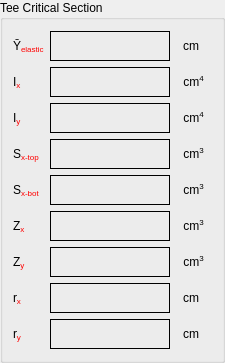
                 <widget class="QGroupBox" name="groupBox_5">
                  <property name="title">
                   <string>Tee Critical Section</string>
                  </property>
                  <property name="flat">
                   <bool>true</bool>
                  </property>
                  <layout class="QGridLayout" name="gridLayout_14">
                   <property name="leftMargin">
                    <number>10</number>
                   </property>
                   <item row="3" column="1">
                    <widget class="QLabel" name="label_78">
                     <property name="minimumSize">
                      <size>
                       <width>120</width>
                       <height>30</height>
                      </size>
                     </property>
                     <property name="maximumSize">
                      <size>
                       <width>120</width>
                       <height>30</height>
                      </size>
                     </property>
                     <property name="font">
                      <font>
                       <pointsize>12</pointsize>
                      </font>
                     </property>
                     <property name="toolTip">
                      <string/>
                     </property>
                     <property name="frameShape">
                      <enum>QFrame::Box</enum>
                     </property>
                     <property name="text">
                      <string/>
                     </property>
                     <property name="alignment">
                      <set>Qt::AlignCenter</set>
                     </property>
                    </widget>
                   </item>
                   <item row="2" column="1">
                    <widget class="QLabel" name="label_77">
                     <property name="minimumSize">
                      <size>
                       <width>120</width>
                       <height>30</height>
                      </size>
                     </property>
                     <property name="maximumSize">
                      <size>
                       <width>120</width>
                       <height>30</height>
                      </size>
                     </property>
                     <property name="font">
                      <font>
                       <pointsize>12</pointsize>
                      </font>
                     </property>
                     <property name="toolTip">
                      <string/>
                     </property>
                     <property name="frameShape">
                      <enum>QFrame::Box</enum>
                     </property>
                     <property name="text">
                      <string/>
                     </property>
                     <property name="alignment">
                      <set>Qt::AlignCenter</set>
                     </property>
                    </widget>
                   </item>
                   <item row="7" column="0">
                    <widget class="QLabel" name="label_76">
                     <property name="minimumSize">
                      <size>
                       <width>0</width>
                       <height>30</height>
                      </size>
                     </property>
                     <property name="maximumSize">
                      <size>
                       <width>150</width>
                       <height>16777215</height>
                      </size>
                     </property>
                     <property name="text">
                      <string>&lt;html&gt;&lt;head/&gt;&lt;body&gt;&lt;p&gt;r&lt;span style=&quot; color:#ff0000; vertical-align:sub;&quot;&gt;x&lt;/span&gt;&lt;/p&gt;&lt;/body&gt;&lt;/html&gt;</string>
                     </property>
                     <property name="alignment">
                      <set>Qt::AlignLeading|Qt::AlignLeft|Qt::AlignVCenter</set>
                     </property>
                    </widget>
                   </item>
                   <item row="2" column="0">
                    <widget class="QLabel" name="label_79">
                     <property name="minimumSize">
                      <size>
                       <width>0</width>
                       <height>30</height>
                      </size>
                     </property>
                     <property name="maximumSize">
                      <size>
                       <width>150</width>
                       <height>16777215</height>
                      </size>
                     </property>
                     <property name="text">
                      <string>&lt;html&gt;&lt;head/&gt;&lt;body&gt;&lt;p&gt;I&lt;span style=&quot; color:#ff0000; vertical-align:sub;&quot;&gt;y&lt;/span&gt;&lt;/p&gt;&lt;/body&gt;&lt;/html&gt;</string>
                     </property>
                     <property name="alignment">
                      <set>Qt::AlignLeading|Qt::AlignLeft|Qt::AlignVCenter</set>
                     </property>
                    </widget>
                   </item>
                   <item row="1" column="1">
                    <widget class="QLabel" name="label_81">
                     <property name="minimumSize">
                      <size>
                       <width>120</width>
                       <height>30</height>
                      </size>
                     </property>
                     <property name="maximumSize">
                      <size>
                       <width>120</width>
                       <height>30</height>
                      </size>
                     </property>
                     <property name="font">
                      <font>
                       <pointsize>12</pointsize>
                      </font>
                     </property>
                     <property name="toolTip">
                      <string/>
                     </property>
                     <property name="frameShape">
                      <enum>QFrame::Box</enum>
                     </property>
                     <property name="text">
                      <string/>
                     </property>
                     <property name="alignment">
                      <set>Qt::AlignCenter</set>
                     </property>
                    </widget>
                   </item>
                   <item row="3" column="0">
                    <widget class="QLabel" name="label_80">
                     <property name="minimumSize">
                      <size>
                       <width>0</width>
                       <height>30</height>
                      </size>
                     </property>
                     <property name="maximumSize">
                      <size>
                       <width>150</width>
                       <height>16777215</height>
                      </size>
                     </property>
                     <property name="text">
                      <string>&lt;html&gt;&lt;head/&gt;&lt;body&gt;&lt;p&gt;S&lt;span style=&quot; color:#ff0000; vertical-align:sub;&quot;&gt;x-top&lt;/span&gt;&lt;/p&gt;&lt;/body&gt;&lt;/html&gt;</string>
                     </property>
                     <property name="alignment">
                      <set>Qt::AlignLeading|Qt::AlignLeft|Qt::AlignVCenter</set>
                     </property>
                    </widget>
                   </item>
                   <item row="1" column="0">
                    <widget class="QLabel" name="label_82">
                     <property name="minimumSize">
                      <size>
                       <width>0</width>
                       <height>30</height>
                      </size>
                     </property>
                     <property name="maximumSize">
                      <size>
                       <width>150</width>
                       <height>16777215</height>
                      </size>
                     </property>
                     <property name="text">
                      <string>&lt;html&gt;&lt;head/&gt;&lt;body&gt;&lt;p&gt;I&lt;span style=&quot; color:#ff0000; vertical-align:sub;&quot;&gt;x&lt;/span&gt;&lt;/p&gt;&lt;/body&gt;&lt;/html&gt;</string>
                     </property>
                     <property name="alignment">
                      <set>Qt::AlignLeading|Qt::AlignLeft|Qt::AlignVCenter</set>
                     </property>
                    </widget>
                   </item>
                   <item row="0" column="1">
                    <widget class="QLabel" name="label_85">
                     <property name="minimumSize">
                      <size>
                       <width>120</width>
                       <height>30</height>
                      </size>
                     </property>
                     <property name="maximumSize">
                      <size>
                       <width>120</width>
                       <height>30</height>
                      </size>
                     </property>
                     <property name="font">
                      <font>
                       <pointsize>12</pointsize>
                      </font>
                     </property>
                     <property name="toolTip">
                      <string/>
                     </property>
                     <property name="frameShape">
                      <enum>QFrame::Box</enum>
                     </property>
                     <property name="text">
                      <string/>
                     </property>
                     <property name="alignment">
                      <set>Qt::AlignCenter</set>
                     </property>
                    </widget>
                   </item>
                   <item row="7" column="1">
                    <widget class="QLabel" name="label_84">
                     <property name="minimumSize">
                      <size>
                       <width>120</width>
                       <height>30</height>
                      </size>
                     </property>
                     <property name="maximumSize">
                      <size>
                       <width>120</width>
                       <height>30</height>
                      </size>
                     </property>
                     <property name="font">
                      <font>
                       <pointsize>12</pointsize>
                      </font>
                     </property>
                     <property name="toolTip">
                      <string/>
                     </property>
                     <property name="frameShape">
                      <enum>QFrame::Box</enum>
                     </property>
                     <property name="text">
                      <string/>
                     </property>
                     <property name="alignment">
                      <set>Qt::AlignCenter</set>
                     </property>
                    </widget>
                   </item>
                   <item row="0" column="0">
                    <widget class="QLabel" name="label_83">
                     <property name="minimumSize">
                      <size>
                       <width>0</width>
                       <height>30</height>
                      </size>
                     </property>
                     <property name="maximumSize">
                      <size>
                       <width>60</width>
                       <height>16777215</height>
                      </size>
                     </property>
                     <property name="text">
                      <string>&lt;html&gt;&lt;head/&gt;&lt;body&gt;&lt;p&gt;Ῡ&lt;span style=&quot; color:#ff0000; vertical-align:sub;&quot;&gt;elastic&lt;/span&gt;&lt;/p&gt;&lt;/body&gt;&lt;/html&gt;</string>
                     </property>
                     <property name="alignment">
                      <set>Qt::AlignLeading|Qt::AlignLeft|Qt::AlignVCenter</set>
                     </property>
                    </widget>
                   </item>
                   <item row="4" column="1">
                    <widget class="QLabel" name="label_89">
                     <property name="minimumSize">
                      <size>
                       <width>120</width>
                       <height>30</height>
                      </size>
                     </property>
                     <property name="maximumSize">
                      <size>
                       <width>120</width>
                       <height>30</height>
                      </size>
                     </property>
                     <property name="font">
                      <font>
                       <pointsize>12</pointsize>
                      </font>
                     </property>
                     <property name="toolTip">
                      <string/>
                     </property>
                     <property name="frameShape">
                      <enum>QFrame::Box</enum>
                     </property>
                     <property name="text">
                      <string/>
                     </property>
                     <property name="alignment">
                      <set>Qt::AlignCenter</set>
                     </property>
                    </widget>
                   </item>
                   <item row="8" column="1">
                    <widget class="QLabel" name="label_87">
                     <property name="minimumSize">
                      <size>
                       <width>120</width>
                       <height>30</height>
                      </size>
                     </property>
                     <property name="maximumSize">
                      <size>
                       <width>120</width>
                       <height>30</height>
                      </size>
                     </property>
                     <property name="font">
                      <font>
                       <pointsize>12</pointsize>
                      </font>
                     </property>
                     <property name="toolTip">
                      <string/>
                     </property>
                     <property name="frameShape">
                      <enum>QFrame::Box</enum>
                     </property>
                     <property name="text">
                      <string/>
                     </property>
                     <property name="alignment">
                      <set>Qt::AlignCenter</set>
                     </property>
                    </widget>
                   </item>
                   <item row="8" column="0">
                    <widget class="QLabel" name="label_86">
                     <property name="minimumSize">
                      <size>
                       <width>0</width>
                       <height>30</height>
                      </size>
                     </property>
                     <property name="maximumSize">
                      <size>
                       <width>150</width>
                       <height>16777215</height>
                      </size>
                     </property>
                     <property name="text">
                      <string>&lt;html&gt;&lt;head/&gt;&lt;body&gt;&lt;p&gt;r&lt;span style=&quot; color:#ff0000; vertical-align:sub;&quot;&gt;y&lt;/span&gt;&lt;/p&gt;&lt;/body&gt;&lt;/html&gt;</string>
                     </property>
                     <property name="alignment">
                      <set>Qt::AlignLeading|Qt::AlignLeft|Qt::AlignVCenter</set>
                     </property>
                    </widget>
                   </item>
                   <item row="4" column="0">
                    <widget class="QLabel" name="label_88">
                     <property name="minimumSize">
                      <size>
                       <width>0</width>
                       <height>30</height>
                      </size>
                     </property>
                     <property name="maximumSize">
                      <size>
                       <width>150</width>
                       <height>16777215</height>
                      </size>
                     </property>
                     <property name="text">
                      <string>&lt;html&gt;&lt;head/&gt;&lt;body&gt;&lt;p&gt;S&lt;span style=&quot; color:#ff0000; vertical-align:sub;&quot;&gt;x-bot&lt;/span&gt;&lt;/p&gt;&lt;/body&gt;&lt;/html&gt;</string>
                     </property>
                     <property name="alignment">
                      <set>Qt::AlignLeading|Qt::AlignLeft|Qt::AlignVCenter</set>
                     </property>
                    </widget>
                   </item>
                   <item row="5" column="1">
                    <widget class="QLabel" name="label_95">
                     <property name="minimumSize">
                      <size>
                       <width>120</width>
                       <height>30</height>
                      </size>
                     </property>
                     <property name="maximumSize">
                      <size>
                       <width>120</width>
                       <height>30</height>
                      </size>
                     </property>
                     <property name="font">
                      <font>
                       <pointsize>12</pointsize>
                      </font>
                     </property>
                     <property name="toolTip">
                      <string/>
                     </property>
                     <property name="frameShape">
                      <enum>QFrame::Box</enum>
                     </property>
                     <property name="text">
                      <string/>
                     </property>
                     <property name="alignment">
                      <set>Qt::AlignCenter</set>
                     </property>
                    </widget>
                   </item>
                   <item row="5" column="0">
                    <widget class="QLabel" name="label_94">
                     <property name="minimumSize">
                      <size>
                       <width>0</width>
                       <height>30</height>
                      </size>
                     </property>
                     <property name="maximumSize">
                      <size>
                       <width>150</width>
                       <height>16777215</height>
                      </size>
                     </property>
                     <property name="text">
                      <string>&lt;html&gt;&lt;head/&gt;&lt;body&gt;&lt;p&gt;Z&lt;span style=&quot; color:#ff0000; vertical-align:sub;&quot;&gt;x&lt;/span&gt;&lt;/p&gt;&lt;/body&gt;&lt;/html&gt;</string>
                     </property>
                     <property name="alignment">
                      <set>Qt::AlignLeading|Qt::AlignLeft|Qt::AlignVCenter</set>
                     </property>
                    </widget>
                   </item>
                   <item row="6" column="1">
                    <widget class="QLabel" name="label_97">
                     <property name="minimumSize">
                      <size>
                       <width>120</width>
                       <height>30</height>
                      </size>
                     </property>
                     <property name="maximumSize">
                      <size>
                       <width>120</width>
                       <height>30</height>
                      </size>
                     </property>
                     <property name="font">
                      <font>
                       <pointsize>12</pointsize>
                      </font>
                     </property>
                     <property name="toolTip">
                      <string/>
                     </property>
                     <property name="frameShape">
                      <enum>QFrame::Box</enum>
                     </property>
                     <property name="text">
                      <string/>
                     </property>
                     <property name="alignment">
                      <set>Qt::AlignCenter</set>
                     </property>
                    </widget>
                   </item>
                   <item row="6" column="0">
                    <widget class="QLabel" name="label_96">
                     <property name="minimumSize">
                      <size>
                       <width>0</width>
                       <height>30</height>
                      </size>
                     </property>
                     <property name="maximumSize">
                      <size>
                       <width>150</width>
                       <height>16777215</height>
                      </size>
                     </property>
                     <property name="text">
                      <string>&lt;html&gt;&lt;head/&gt;&lt;body&gt;&lt;p&gt;Z&lt;span style=&quot; color:#ff0000; vertical-align:sub;&quot;&gt;y&lt;/span&gt;&lt;/p&gt;&lt;/body&gt;&lt;/html&gt;</string>
                     </property>
                     <property name="alignment">
                      <set>Qt::AlignLeading|Qt::AlignLeft|Qt::AlignVCenter</set>
                     </property>
                    </widget>
                   </item>
                   <item row="0" column="2">
                    <widget class="QLabel" name="label_107">
                     <property name="minimumSize">
                      <size>
                       <width>0</width>
                       <height>30</height>
                      </size>
                     </property>
                     <property name="maximumSize">
                      <size>
                       <width>30</width>
                       <height>16777215</height>
                      </size>
                     </property>
                     <property name="text">
                      <string>&lt;html&gt;&lt;head/&gt;&lt;body&gt;&lt;p&gt;cm&lt;/p&gt;&lt;/body&gt;&lt;/html&gt;</string>
                     </property>
                     <property name="alignment">
                      <set>Qt::AlignCenter</set>
                     </property>
                    </widget>
                   </item>
                   <item row="1" column="2">
                    <widget class="QLabel" name="label_108">
                     <property name="minimumSize">
                      <size>
                       <width>35</width>
                       <height>30</height>
                      </size>
                     </property>
                     <property name="maximumSize">
                      <size>
                       <width>35</width>
                       <height>16777215</height>
                      </size>
                     </property>
                     <property name="text">
                      <string>&lt;html&gt;&lt;head/&gt;&lt;body&gt;&lt;p&gt;cm&lt;span style=&quot; vertical-align:super;&quot;&gt;4&lt;/span&gt;&lt;/p&gt;&lt;/body&gt;&lt;/html&gt;</string>
                     </property>
                     <property name="alignment">
                      <set>Qt::AlignCenter</set>
                     </property>
                    </widget>
                   </item>
                   <item row="2" column="2">
                    <widget class="QLabel" name="label_109">
                     <property name="minimumSize">
                      <size>
                       <width>35</width>
                       <height>30</height>
                      </size>
                     </property>
                     <property name="maximumSize">
                      <size>
                       <width>35</width>
                       <height>16777215</height>
                      </size>
                     </property>
                     <property name="text">
                      <string>&lt;html&gt;&lt;head/&gt;&lt;body&gt;&lt;p&gt;cm&lt;span style=&quot; vertical-align:super;&quot;&gt;4&lt;/span&gt;&lt;/p&gt;&lt;/body&gt;&lt;/html&gt;</string>
                     </property>
                     <property name="alignment">
                      <set>Qt::AlignCenter</set>
                     </property>
                    </widget>
                   </item>
                   <item row="3" column="2">
                    <widget class="QLabel" name="label_110">
                     <property name="minimumSize">
                      <size>
                       <width>35</width>
                       <height>30</height>
                      </size>
                     </property>
                     <property name="maximumSize">
                      <size>
                       <width>30</width>
                       <height>16777215</height>
                      </size>
                     </property>
                     <property name="text">
                      <string>&lt;html&gt;&lt;head/&gt;&lt;body&gt;&lt;p&gt;cm&lt;span style=&quot; vertical-align:super;&quot;&gt;3&lt;/span&gt;&lt;/p&gt;&lt;/body&gt;&lt;/html&gt;</string>
                     </property>
                     <property name="alignment">
                      <set>Qt::AlignCenter</set>
                     </property>
                    </widget>
                   </item>
                   <item row="4" column="2">
                    <widget class="QLabel" name="label_111">
                     <property name="minimumSize">
                      <size>
                       <width>35</width>
                       <height>30</height>
                      </size>
                     </property>
                     <property name="maximumSize">
                      <size>
                       <width>30</width>
                       <height>16777215</height>
                      </size>
                     </property>
                     <property name="text">
                      <string>&lt;html&gt;&lt;head/&gt;&lt;body&gt;&lt;p&gt;cm&lt;span style=&quot; vertical-align:super;&quot;&gt;3&lt;/span&gt;&lt;/p&gt;&lt;/body&gt;&lt;/html&gt;</string>
                     </property>
                     <property name="alignment">
                      <set>Qt::AlignCenter</set>
                     </property>
                    </widget>
                   </item>
                   <item row="5" column="2">
                    <widget class="QLabel" name="label_112">
                     <property name="minimumSize">
                      <size>
                       <width>35</width>
                       <height>30</height>
                      </size>
                     </property>
                     <property name="maximumSize">
                      <size>
                       <width>30</width>
                       <height>16777215</height>
                      </size>
                     </property>
                     <property name="text">
                      <string>&lt;html&gt;&lt;head/&gt;&lt;body&gt;&lt;p&gt;cm&lt;span style=&quot; vertical-align:super;&quot;&gt;3&lt;/span&gt;&lt;/p&gt;&lt;/body&gt;&lt;/html&gt;</string>
                     </property>
                     <property name="alignment">
                      <set>Qt::AlignCenter</set>
                     </property>
                    </widget>
                   </item>
                   <item row="6" column="2">
                    <widget class="QLabel" name="label_113">
                     <property name="minimumSize">
                      <size>
                       <width>35</width>
                       <height>30</height>
                      </size>
                     </property>
                     <property name="maximumSize">
                      <size>
                       <width>30</width>
                       <height>16777215</height>
                      </size>
                     </property>
                     <property name="text">
                      <string>&lt;html&gt;&lt;head/&gt;&lt;body&gt;&lt;p&gt;cm&lt;span style=&quot; vertical-align:super;&quot;&gt;3&lt;/span&gt;&lt;/p&gt;&lt;/body&gt;&lt;/html&gt;</string>
                     </property>
                     <property name="alignment">
                      <set>Qt::AlignCenter</set>
                     </property>
                    </widget>
                   </item>
                   <item row="7" column="2">
                    <widget class="QLabel" name="label_114">
                     <property name="minimumSize">
                      <size>
                       <width>0</width>
                       <height>30</height>
                      </size>
                     </property>
                     <property name="maximumSize">
                      <size>
                       <width>30</width>
                       <height>16777215</height>
                      </size>
                     </property>
                     <property name="text">
                      <string>&lt;html&gt;&lt;head/&gt;&lt;body&gt;&lt;p&gt;cm&lt;/p&gt;&lt;/body&gt;&lt;/html&gt;</string>
                     </property>
                     <property name="alignment">
                      <set>Qt::AlignCenter</set>
                     </property>
                    </widget>
                   </item>
                   <item row="8" column="2">
                    <widget class="QLabel" name="label_115">
                     <property name="minimumSize">
                      <size>
                       <width>0</width>
                       <height>30</height>
                      </size>
                     </property>
                     <property name="maximumSize">
                      <size>
                       <width>30</width>
                       <height>16777215</height>
                      </size>
                     </property>
                     <property name="text">
                      <string>&lt;html&gt;&lt;head/&gt;&lt;body&gt;&lt;p&gt;cm&lt;/p&gt;&lt;/body&gt;&lt;/html&gt;</string>
                     </property>
                     <property name="alignment">
                      <set>Qt::AlignCenter</set>
                     </property>
                    </widget>
                   </item>
                  </layout>
                 </widget>
